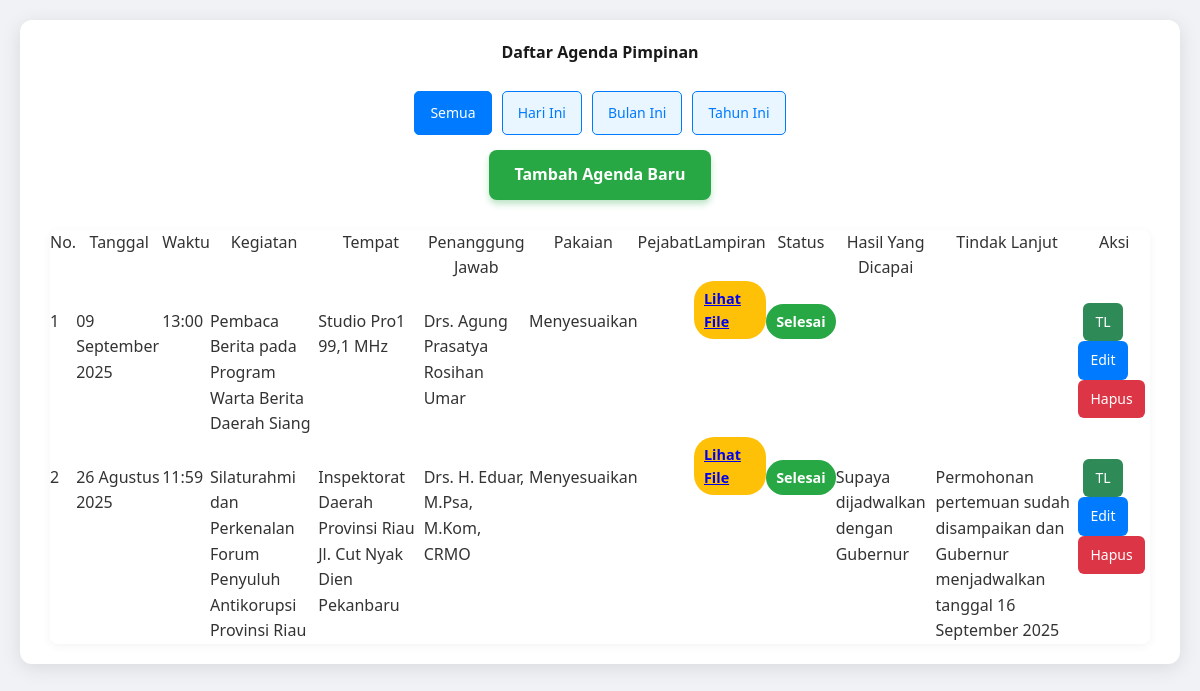
Before: / with the older database file.
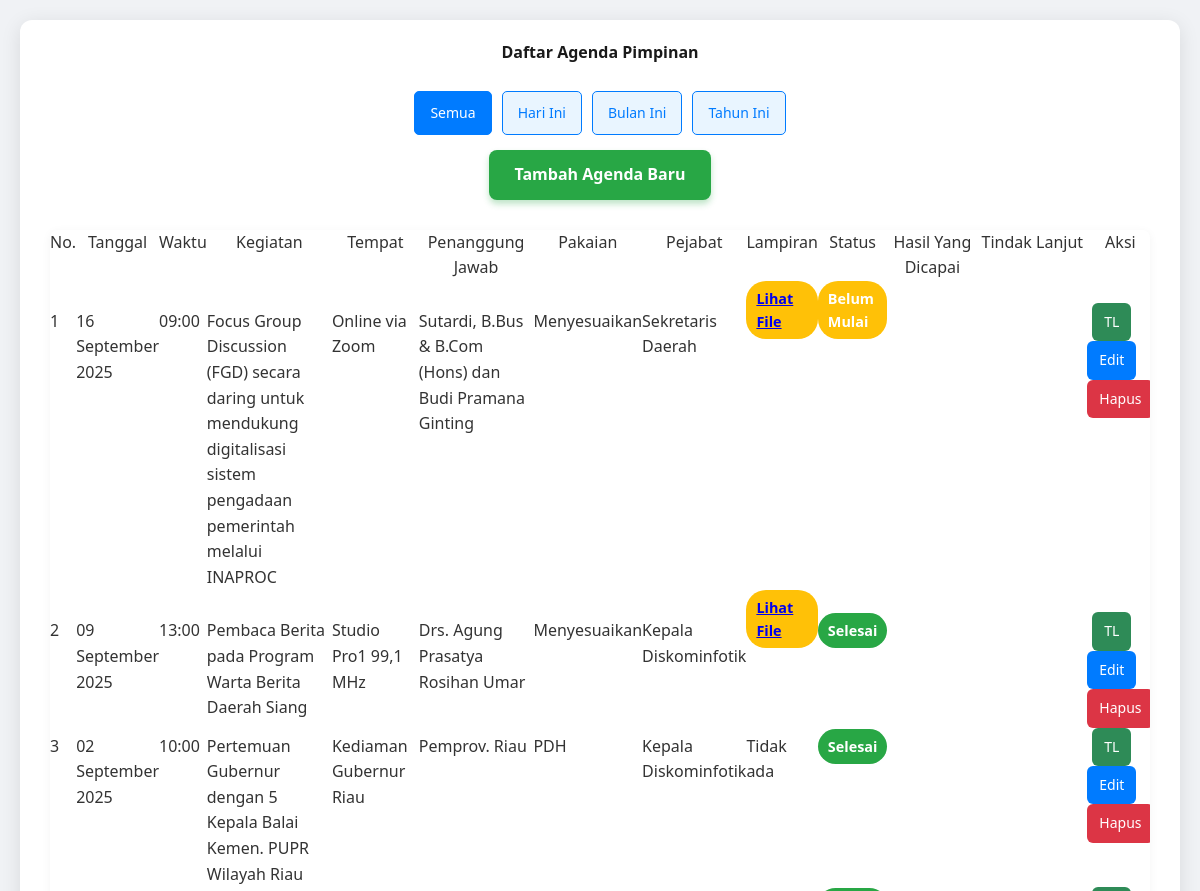
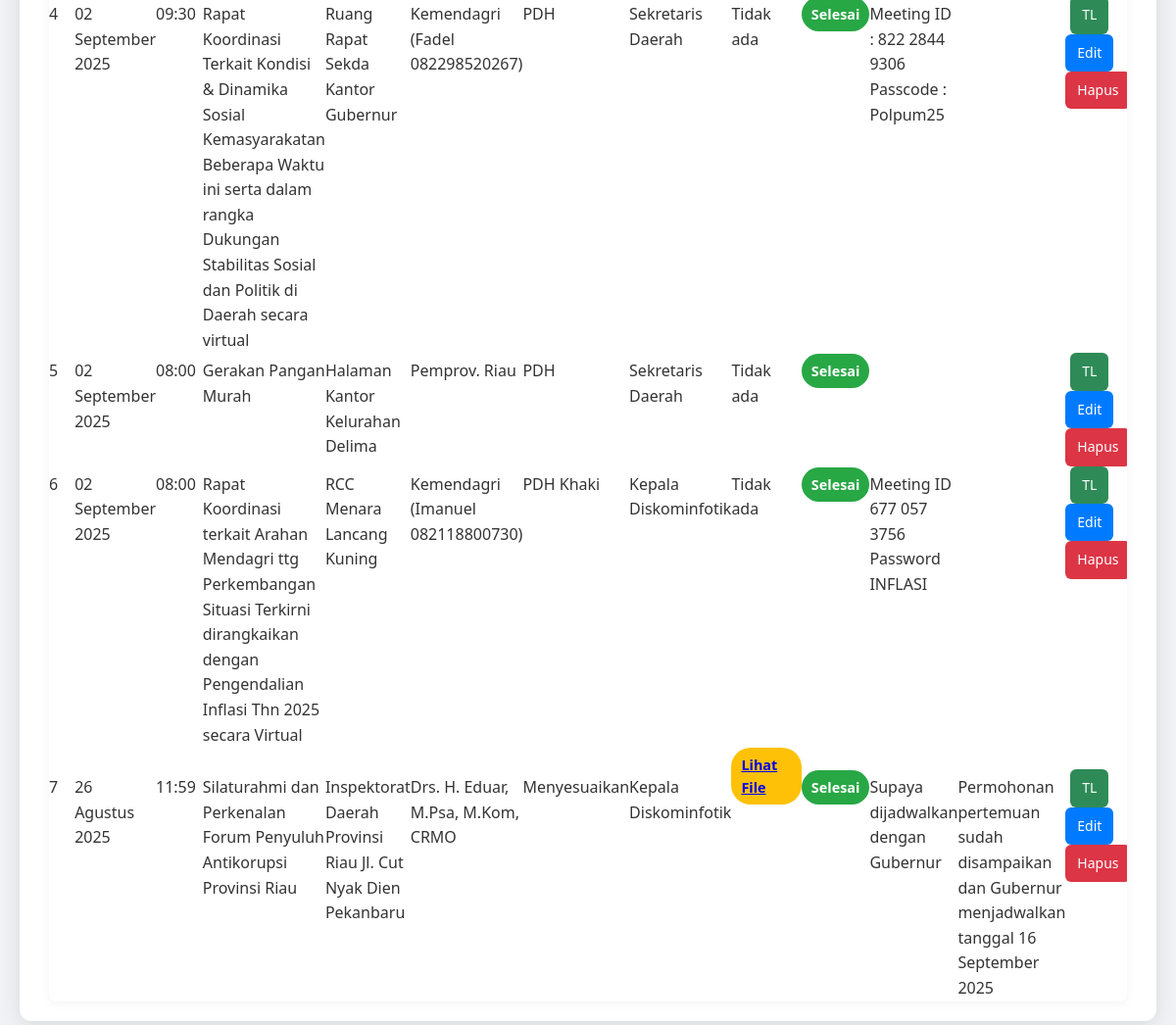
After: the same page with the newer database file (2 pictures, top to bottom).
### tables this page shows
CREATE TABLE `tb_agenda` (
  `id_agenda` int(11) NOT NULL,
  `tgl_agenda` date NOT NULL,
  `waktu` time NOT NULL,
  `nama_kegiatan` varchar(3065) NOT NULL,
  `tempat_kegiatan` varchar(3065) NOT NULL,
  `penanggungjawab_kegiatan` varchar(3065) NOT NULL,
  `pakaian_kegiatan` varchar(3065) NOT NULL,
  `pejabat` varchar(3065) NOT NULL,
  `lampiran` text DEFAULT NULL,
  `id_status` int(11) NOT NULL,
  `hasil_agenda` text DEFAULT NULL
);

CREATE TABLE `tb_status` (
  `id_status` int(11) NOT NULL,
  `nama_status` varchar(255) NOT NULL,
  `akronim` varchar(255) NOT NULL
);

CREATE TABLE `tb_tindaklanjut` (
  `id_tindaklanjut` int(11) NOT NULL,
  `tgl_tindaklanjut` datetime NOT NULL,
  `isi_tindaklanjut` text NOT NULL,
  `penindaklanjut` varchar(255) NOT NULL,
  `lampiran` text DEFAULT NULL,
  `id_agenda` int(11) NOT NULL
);

CREATE TABLE `tb_pejabat` (
  `id` int(11) NOT NULL,
  `kode_pejabat` varchar(10) NOT NULL,
  `nama_jabatan` varchar(1024) NOT NULL
);

### index.php (the view, shortened to what this page needs)
<?php
include 'koneksi.php';
$nama_bulan = [
    "Januari",
    "Februari",
    "Maret",
    "April",
    "Mei",
    "Juni",
    "Juli",
    "Agustus",
    "September",
    "Oktober",
    "November",
    "Desember"
];
$where_clause = "";
$filter = $_GET['filter'] ?? 'semua';
$sql = "SELECT
            a.*,
            b.nama_status,
            c.isi_tindaklanjut,
            d.nama_jabatan
        FROM
            tb_agenda AS a
        LEFT JOIN
            tb_status AS b ON a.id_status = b.id_status
        LEFT JOIN
            tb_tindaklanjut AS c ON a.id_agenda = c.id_agenda
        LEFT JOIN
            tb_pejabat AS d ON a.pejabat = d.id
        $where_clause
        ORDER BY
            a.tgl_agenda DESC,
            a.waktu DESC";
$result = $koneksi->query($sql);
?>
<!DOCTYPE html>
<html lang="id">
<head>
    <link rel="stylesheet" href="style.css">
    <link rel="stylesheet" href="https://cdn.datatables.net/2.0.8/css/dataTables.dataTables.min.css">
    <link rel="stylesheet" href="https://cdn.datatables.net/responsive/3.0.0/css/responsive.dataTables.min.css">
</head>
<body>
    <div class="container">
        <h2>Daftar Agenda Pimpinan</h2>
        <div class="action-and-filter-container">
            <div class="filter-buttons">
                <a href="index.php?filter=semua" class="button-filter <?php echo ($filter === 'semua') ? 'active' : ''; ?>">Semua</a>
                <a href="index.php?filter=hari_ini" class="button-filter <?php echo ($filter === 'hari_ini') ? 'active' : ''; ?>">Hari Ini</a>
                <a href="index.php?filter=bulan_ini" class="button-filter <?php echo ($filter === 'bulan_ini') ? 'active' : ''; ?>">Bulan Ini</a>
                <a href="index.php?filter=tahun_ini" class="button-filter <?php echo ($filter === 'tahun_ini') ? 'active' : ''; ?>">Tahun Ini</a>
            </div>
            <a href="tambah.php" class="button-tambah">Tambah Agenda Baru</a>
        </div>
        <div class="table-responsive">
            <table id="agendaTable" class="display responsive" style="width:100%">
                <thead>
                    <tr>
                        <th>No.</th>
                        <th>Tanggal</th>
                        <th>Waktu</th>
                        <th>Kegiatan</th>
                        <th>Tempat</th>
                        <th>Penanggung Jawab</th>
                        <th>Pakaian</th>
                        <th>Pejabat</th>
                        <th>Lampiran</th>
                        <th>Status</th>
                        <th>Hasil Yang Dicapai</th>
                        <th>Tindak Lanjut</th>
                        <th>Aksi</th>
                    </tr>
                </thead>
                <tbody>
                    <?php
                    if ($result && $result->num_rows > 0) {
                        $no = 1;
                        while ($row = $result->fetch_assoc()) {
                            $hasil_dicapai = isset($row['hasil_agenda']) ? $row['hasil_agenda'] : $row['hasil_agenda'];
                            $tanggal_agenda = strtotime($row['tgl_agenda']);
                            $format_tanggal = date('d', $tanggal_agenda) . " " . $nama_bulan[date('n', $tanggal_agenda) - 1] . " " . date('Y', $tanggal_agenda);
                    ?>
                            <tr>
                                <td><?php echo $no++; ?></td>
                                <td><?php echo htmlspecialchars($format_tanggal); ?></td>
                                <td><?php echo htmlspecialchars(date('H:i', strtotime($row['waktu']))); ?></td>
                                <td><?php echo htmlspecialchars($row['nama_kegiatan']); ?></td>
                                <td><?php echo htmlspecialchars($row['tempat_kegiatan']); ?></td>
                                <td><?php echo htmlspecialchars($row['penanggungjawab_kegiatan']); ?></td>
                                <td><?php echo htmlspecialchars($row['pakaian_kegiatan']); ?></td>
                                <td><?php echo htmlspecialchars($row['nama_jabatan']); ?></td>
                                <td>
                                    <?php if (!empty($row['lampiran'])): ?>
                                        <span class="status-badge status-belum-mulai">
                                            <a href="uploads/<?php echo htmlspecialchars($row['lampiran']); ?>" target="_blank">Lihat File</a>
                                        </span>
                                    <?php else: ?>
                                        Tidak ada
                                    <?php endif; ?>
                                </td>
                                <td>
                                    <span class="status-badge status-<?php echo strtolower(str_replace(' ', '-', $row['nama_status'])); ?>">
                                        <?php echo htmlspecialchars($row['nama_status']); ?>
                                    </span>
                                </td>
                                <td><?php echo htmlspecialchars($hasil_dicapai); ?></td>
                                <td><?php echo htmlspecialchars($row['isi_tindaklanjut']); ?></td>
                                <td>
                                    <a href="tindaklanjut.php?id=<?php echo htmlspecialchars($row['id_agenda']); ?>" class="button-aksi tindaklanjut">TL</a>
                                    <a href="edit.php?id=<?php echo htmlspecialchars($row['id_agenda']); ?>" class="button-aksi edit">Edit</a>
                                    <a href="hapus.php?id=<?php echo htmlspecialchars($row['id_agenda']); ?>" class="button-aksi hapus" onclick="return confirm('Yakin ingin menghapus data ini?')">Hapus</a>
                                </td>
                            </tr>
                    <?php
                        }
                    } else {
                        echo "<tr colspan='13' style='text-align: center;'>Tidak ada data agenda yang ditemukan.</tr>";
                    }
                    ?>
                </tbody>
            </table>
        </div>
    </div>
</body>
</html>

### style.css (style rules this page uses)
html, body, div, span, applet, object, iframe, h1, h2, h3, h4, h5, h6, p, blockquote, pre, a, abbr, acronym, address, big, cite, code, del, dfn, em, img, ins, kbd, q, s, samp, small, strike, strong, sub, sup, tt, var, b, u, i, center, dl, dt, dd, ol, ul, li, fieldset, form, label, legend, table, caption, tbody, tfoot, thead, tr, th, td, article, aside, canvas, details, embed, figure, figcaption, footer, header, hgroup, menu, nav, output, ruby, section, summary, time, mark, audio, video { margin: 0; padding: 0; border: 0; font-size: 100%; font: inherit; vertical-align: baseline; }
body { line-height: 1; }
table { border-collapse: collapse; border-spacing: 0; }
body { font-family: 'Segoe UI', Arial, sans-serif; background-color: #f0f2f5; margin: 0; padding: 20px; color: #333; line-height: 1.6; }
.container { max-width: 1800px; margin: auto; background-color: #fff; padding: 20px 30px; border-radius: 12px; box-shadow: 0 4px 20px rgba(0, 0, 0, 0.1); }
h2 { text-align: center; color: #1a1a1a; font-weight: 600; margin-bottom: 25px; }
.action-and-filter-container { display: flex; flex-direction: column; align-items: center; gap: 15px; margin-bottom: 30px; }
.filter-buttons { display: flex; justify-content: center; gap: 10px; flex-wrap: wrap; }
.button-tambah { display: inline-block; background-color: #28a745; color: white; padding: 12px 25px; text-decoration: none; border-radius: 8px; transition: background-color 0.3s ease, transform 0.2s ease; font-weight: 600; font-size: 1em; box-shadow: 0 4px 6px rgba(40, 167, 69, 0.3); border: none; cursor: pointer; }
.button-filter { display: inline-block; padding: 10px 15px; text-decoration: none; color: #007bff; background-color: #e9f5ff; border: 1px solid #007bff; border-radius: 5px; transition: all 0.3s ease; font-size: 14px; font-weight: 500; }
.button-filter:hover, .button-filter.active { background-color: #007bff; color: white; }
.table-responsive { display: block; width: 100%; overflow-x: auto; -webkit-overflow-scrolling: touch; border-radius: 8px; box-shadow: 0 2px 10px rgba(0, 0, 0, 0.05); }
.status-badge { display: inline-block; padding: 6px 10px; border-radius: 20px; font-weight: bold; color: white; font-size: 0.9em; }
.status-belum-mulai { background-color: #ffc107; }
.status-selesai { background-color: #28a745; }
.button-aksi { padding: 8px 12px; text-decoration: none; border-radius: 6px; color: white; font-size: 14px; transition: background-color 0.3s ease; display: inline-block; }
.button-aksi.edit { background-color: #007bff; margin-right: 5px; }
.button-aksi.hapus { background-color: #dc3545; }
.button-aksi.tindaklanjut { background-color: #2e8b57; margin-left: 5px; }

Changed rows visible on the page:
added tb_agenda: tgl_agenda "16 September 2025", waktu "09:00", nama_kegiatan "Focus Group Discussion (FGD) secara daring untuk mendukung digitalisasi sistem pengadaan pemerintah melalui INAPROC", tempat_kegiatan "Online via Zoom", penanggungjawab_kegiatan "Sutardi, B.Bus & B.Com (Hons) dan Budi Pramana Ginting", pakaian_kegiatan "Menyesuaikan", tb_pejabat.nama_jabatan "Sekretaris Daerah", id_status.nama_status "Belum Mulai"
changed tb_agenda "09 September 2025": tb_pejabat.nama_jabatan (not shown) → "Kepala Diskominfotik"
added tb_agenda: tgl_agenda "02 September 2025", waktu "10:00", nama_kegiatan "Pertemuan Gubernur dengan 5 Kepala Balai Kemen. PUPR Wilayah Riau", tempat_kegiatan "Kediaman Gubernur Riau", penanggungjawab_kegiatan "Pemprov. Riau", pakaian_kegiatan "PDH", tb_pejabat.nama_jabatan "Kepala Diskominfotik", lampiran "Tidak ada", id_status.nama_status "Selesai"
added tb_agenda: tgl_agenda "02 September 2025", waktu "09:30", nama_kegiatan "Rapat Koordinasi Terkait Kondisi & Dinamika Sosial Kemasyarakatan Beberapa Waktu ini serta dalam rangka Dukungan Stabilitas Sosial dan Politik di Daerah secara virtual", tempat_kegiatan "Ruang Rapat Sekda Kantor Gubernur", penanggungjawab_kegiatan "Kemendagri (Fadel 082298520267)", pakaian_kegiatan "PDH", tb_pejabat.nama_jabatan "Sekretaris Daerah", lampiran "Tidak ada", id_status.nama_status "Selesai", hasil_agenda "Meeting ID : 822 2844 9306 Passcode : Polpum25"
added tb_agenda: tgl_agenda "02 September 2025", waktu "08:00", nama_kegiatan "Gerakan Pangan Murah", tempat_kegiatan "Halaman Kantor Kelurahan Delima", penanggungjawab_kegiatan "Pemprov. Riau", pakaian_kegiatan "PDH", tb_pejabat.nama_jabatan "Sekretaris Daerah", lampiran "Tidak ada", id_status.nama_status "Selesai"
added tb_agenda: tgl_agenda "02 September 2025", waktu "08:00", nama_kegiatan "Rapat Koordinasi terkait Arahan Mendagri ttg Perkembangan Situasi Terkirni dirangkaikan dengan Pengendalian Inflasi Thn 2025 secara Virtual", tempat_kegiatan "RCC Menara Lancang Kuning", penanggungjawab_kegiatan "Kemendagri (Imanuel 082118800730)", pakaian_kegiatan "PDH Khaki", tb_pejabat.nama_jabatan "Kepala Diskominfotik", lampiran "Tidak ada", id_status.nama_status "Selesai", hasil_agenda "Meeting ID 677 057 3756 Password INFLASI"
changed tb_agenda "26 Agustus 2025": tb_pejabat.nama_jabatan (not shown) → "Kepala Diskominfotik"
